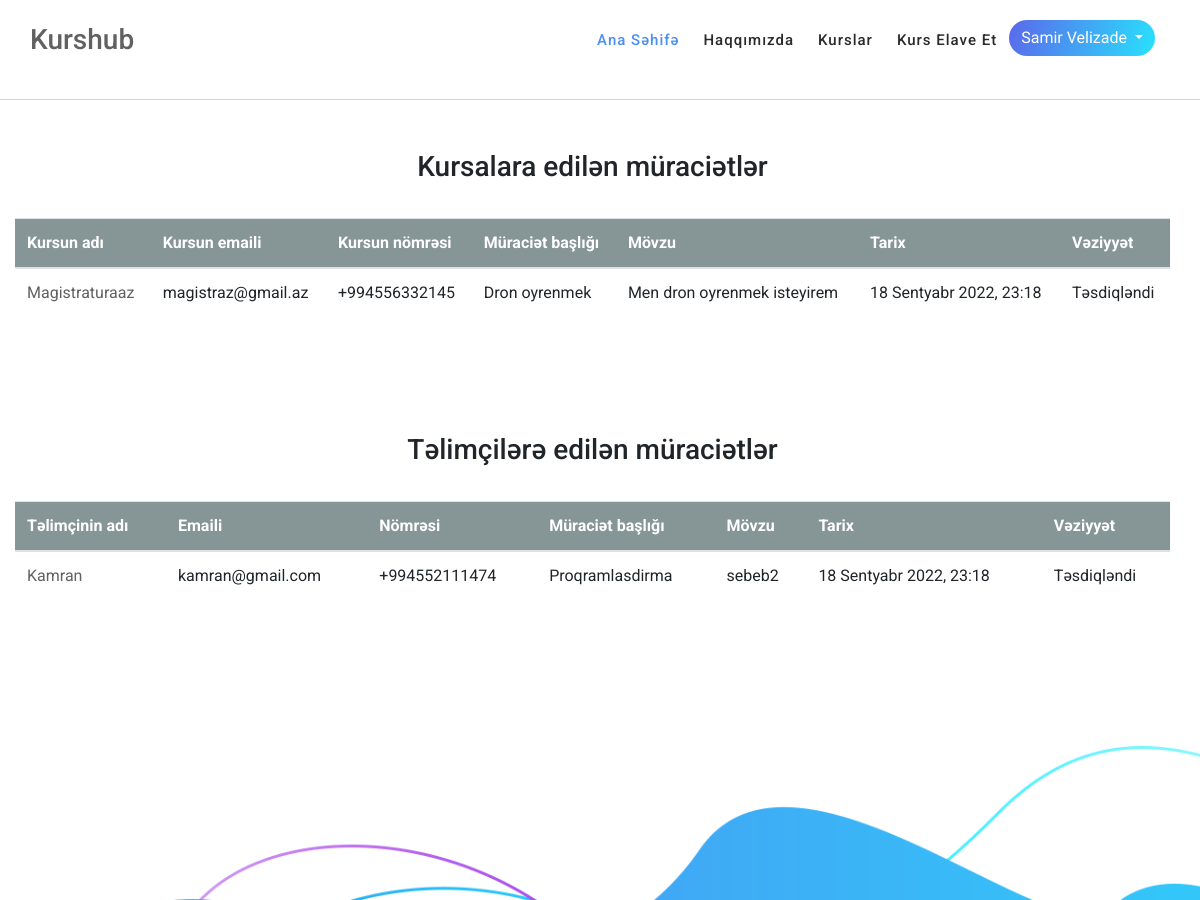
Page /course/commonnotification/ (signed in, upper part) on the earlier database version.
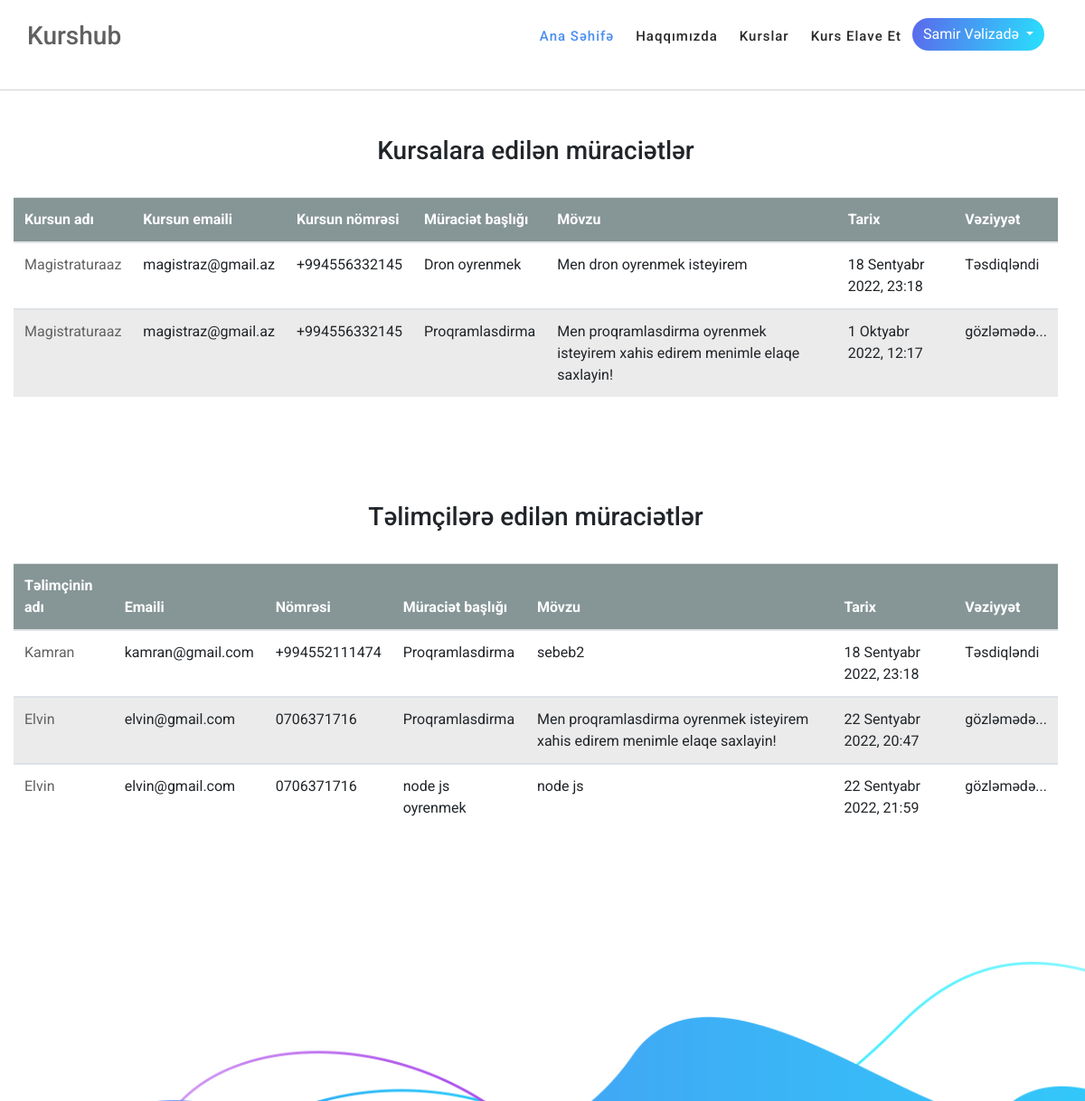
Same page on the later database version.
### user/models.py (models this page shows)
class User(AbstractUser):
    name = models.CharField(max_length=30, verbose_name=_("Full name"))
    surname = models.CharField(max_length=30, verbose_name="Surname")
    username = models.CharField(max_length=50, unique=True , verbose_name="Username")
    email = models.EmailField(max_length=254 , verbose_name="Email")
    user_profile = models.ImageField(null=True, blank = True, verbose_name="Profil picture")
    phone = models.CharField(max_length=50,verbose_name="Phone number")

### course/models.py (models this page shows, shortened)
class CourseApply(models.Model):
    confirm = models.BooleanField(default=False)
    pending = models.BooleanField(default=True)
    cancel = models.BooleanField(default=False)
    user = models.ForeignKey(User, on_delete=models.CASCADE)
    course = models.ForeignKey(CourseBoss,  on_delete=models.CASCADE)
    apply_title = models.CharField(max_length=30)
    apply_content = models.CharField(max_length=100)
    apply_date = models.DateTimeField(auto_now_add=True)

class CourseBoss(models.Model):
    is_course = models.BooleanField(default=False)
    user=models.ForeignKey(User,on_delete=models.CASCADE)
    course_name = models.CharField(max_length=30)
    course_type = models.ForeignKey(CourseType, on_delete=models.CASCADE)
    course_phone = models.CharField(max_length=200)
    course_slogan = models.CharField(max_length=50)
    course_email = models.EmailField(max_length=254)
    course_location = models.URLField(max_length=200)
    website = models.URLField(max_length=200,null=True, blank=True)
    twitter = models.URLField(max_length=200, null=True, blank=True)
    instagram = models.URLField(max_length=200, null=True, blank=True)
    facebook = models.URLField(max_length=200)
    course_logo = models.ImageField(null=True, blank = True)
    course_profile = models.ImageField(null=True, blank = True)

class TrainerApply(models.Model):
    confirm = models.BooleanField(default=False)
    pending = models.BooleanField(default=True)
    cancel = models.BooleanField(default=False)
    user = models.ForeignKey(User, on_delete=models.CASCADE)
    apply_title = models.CharField(max_length=30)
    apply_content = models.CharField(max_length=100)
    apply_date = models.DateTimeField(auto_now_add=True)
    trainer = models.ForeignKey(Trainer, on_delete=models.CASCADE)

class Trainer(models.Model):
    is_teacher = models.BooleanField(default=False)
    user=models.ForeignKey(User,on_delete=models.CASCADE)
    study_field = models.CharField(max_length=100)
    experience = models.CharField(max_length=50)
    facebook = models.URLField(max_length=200)
    instagram = models.URLField(max_length=200, null=True, blank=True)
    linkedin = models.URLField(max_length=200, null=True, blank=True)
    study_plan = RichTextField()
    note = RichTextField()
    location = models.ForeignKey(Location,on_delete=models.CASCADE)

### course/views.py (the view)
# urls.py: path('commonnotification/', views.commonnotification, name = "commonnotification"),
@login_required(login_url='course/commonnotification')
def commonnotification(request):
    notification_courses = CourseApply.objects.all()
    notification_trainers = TrainerApply.objects.all()
    contex = {
        "notification_courses":notification_courses,
        "notification_trainers":notification_trainers
    }
    return render(request,"commonnotification.html",contex)

### templates/commonnotification.html
{% extends "layout.html" %}
{% load crispy_forms_tags %}
{% block body %}
{% load static %}
<div class="row ">
  <div class="container common-notification">
    <div class="notification-table">
      <h3 class="notification-table__title">Kursalara edilən müraciətlər</h3>
      <table class="table">
        {% if notification_courses %}
        <thead class="notification-table__head">
          <tr>
            <th scope="col">Kursun adı</th>
            <th scope="col">Kursun emaili</th>
            <th scope="col">Kursun nömrəsi</th>
            <th scope="col">Müraciət başlığı</th>
            <th scope="col">Mövzu</th>
            <th scope="col">Tarix</th>
            <th scope="col">Vəziyyət</th>
          </tr>
        </thead>
        {% for notification_course in notification_courses %}
        {% if notification_course.user_id == request.user.id %}
        <tbody>
          <tr class="notification-table__row">
            <td> <a
                href="{% url 'course:detailcourse' notification_course.course_id %}">{{notification_course.course.course_name}}</a>
            </td>
            <td>{{notification_course.course.course_email}}</td>
            <td>{{notification_course.course.course_phone}}</td>
            <td>{{notification_course.apply_title}}</td>
            <td>{{notification_course.apply_content}}</td>
            <td>{{notification_course.apply_date}}</td>
            {% if notification_course.pending == 1 %}
            <td>gözləmədə...</td>
            {% elif notification_course.confirm == 1 %}
            <td>Təsdiqləndi</td>
            {% elif notification_course.cancel == 1 %}
            <td>Imtina edildi</td>
            {% endif %}
          </tr>
          {% endif %}
          {% endfor %}
          {% endif %}
        </tbody>
      </table>
    </div>
    <div class="notification-table">
      <h3 class="notification-table__title">Təlimçilərə edilən müraciətlər</h3>
      <table class="table ">
        {% if notification_trainers %}
        <thead class="notification-table__head">
          <tr>
            <th scope="col">Təlimçinin adı</th>
            <th scope="col">Emaili</th>
            <th scope="col">Nömrəsi</th>
            <th scope="col">Müraciət başlığı</th>
            <th scope="col">Mövzu</th>
            <th scope="col">Tarix</th>
            <th scope="col">Vəziyyət</th>
          </tr>
        </thead>
        {% for notification_trainer in notification_trainers %}
        {% if notification_trainer.user_id == request.user.id %}
        <tbody>
          <tr class="notification-table__row">
            <td><a href="{% url 'course:detailtrainers' notification_trainer.trainer.id %}">{{notification_trainer.trainer.user.name}}</a></td>
            <td>{{notification_trainer.trainer.user.email}}</td>
            <td>{{notification_trainer.trainer.user.phone}}</td>
            <td>{{notification_trainer.apply_title}}</td>
            <td>{{notification_trainer.apply_content}}</td>
            <td>{{notification_trainer.apply_date}}</td>
            {% if notification_trainer.pending == 1 %}
            <td>gözləmədə...</td>
            {% elif notification_trainer.confirm == 1 %}
            <td>Təsdiqləndi</td>
            {% elif notification_trainer.cancel == 1 %}
            <td>Imtina edildi</td>
            {% endif %}
          </tr>
          {% endif %}
          {% endfor %}
          {% endif %}
        </tbody>
      </table>
    </div>
  </div>
</div>
{% endblock %}

### templates/navbar.html (shortened to what this page needs)
{% load static %}
<header class="header-area header-sticky wow slideInDown" data-wow-duration="0.75s" data-wow-delay="0s">
  <div class="container">
    <div class="row">
      <div class="col-12">
        <nav class="main-nav">
          <a href="{% url 'index'%}" class="logo">
            <h3>Kurshub</h3>
          </a>
          <ul class="nav">
            <li class="scroll-to-section"><a href="{% url 'index'%}" class="active">Ana səhifə</a></li>
            <li class="scroll-to-section"><a href="{% url 'course:aboutus' %}">Haqqımızda</a></li>
            <li class="scroll-to-section"><a href="{% url 'course:courses'%}">Kurslar</a></li>
            {% if request.user.is_authenticated %}
            <li class="scroll-to-section"><a href="{% url 'course:addcourse' %}">Kurs elave et</a></li>
            <div class="dropdown show">
              <a class="btn nav-btn  dropdown-toggle" href="#" role="button" id="dropdownMenuLink" data-toggle="dropdown"
                aria-haspopup="true" aria-expanded="false">
                {{request.user.name}} {{request.user.surname}}
              </a>
            </div>
            {% endif %}
          </ul>
        </nav>
      </div>
    </div>
  </div>
</header>

Differences in the rows shown:
changed User "Samir": user.surname "Velizade" → "Vəlizadə"
added CourseApply: course.course_name "Magistraturaaz", course.course_email "magistraz@gmail.az", course.course_phone "+994556332145", apply_title "Proqramlasdirma", apply_content "Men proqramlasdirma oyrenmek isteyirem xahis edirem menimle elaqe saxlayin!", apply_date "1 Oktyabr 2022, 12:17", pending "gözləmədə..."
added TrainerApply: trainer.user.name "Elvin", trainer.user.email "elvin@gmail.com", trainer.user.phone "0706371716", apply_title "Proqramlasdirma", apply_content "Men proqramlasdirma oyrenmek isteyirem xahis edirem menimle elaqe saxlayin!", apply_date "22 Sentyabr 2022, 20:47", pending "gözləmədə..."
added TrainerApply: trainer.user.name "Elvin", trainer.user.email "elvin@gmail.com", trainer.user.phone "0706371716", apply_title "node js oyrenmek", apply_content "node js", apply_date "22 Sentyabr 2022, 21:59", pending "gözləmədə..."
